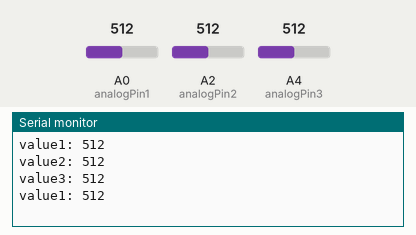
A sketch run on a simulated Arduino Uno, built with avr-gcc and run on an emulated ATmega328P. On the bench: the last lines printed to the serial monitor. The inputs (shaded band) are chosen by the test bench; at power-on: A0 (analogPin1) = 512, A2 (analogPin2) = 512, A4 (analogPin3) = 512.

Above: at 3.9 s.
4.0 s: A0 (analogPin1) set to 585
At 6.0 s:
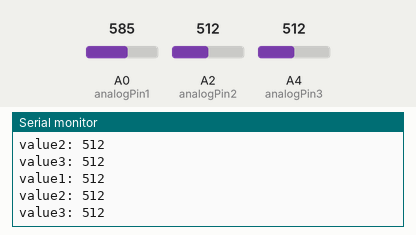
8.0 s: A0 (analogPin1) set to 612
At 12.8 s:
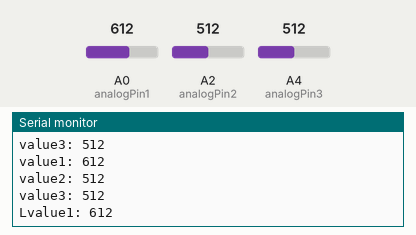
16.4 s: A2 (analogPin2) set to 583
At 18.8 s:
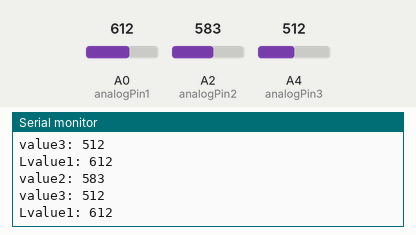
20.4 s: A2 (analogPin2) set to 618
At 25.6 s:
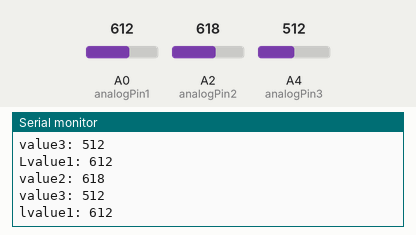
28.8 s: A4 (analogPin3) set to 590
At 31.8 s:
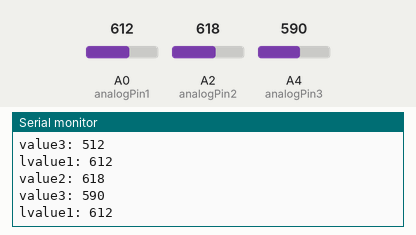
32.8 s: A4 (analogPin3) set to 617
At 34.5 s:
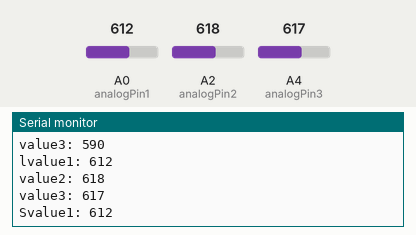
Timing chart, 0 to 36.0 s (numbered marks = the images above; inputs shaded):
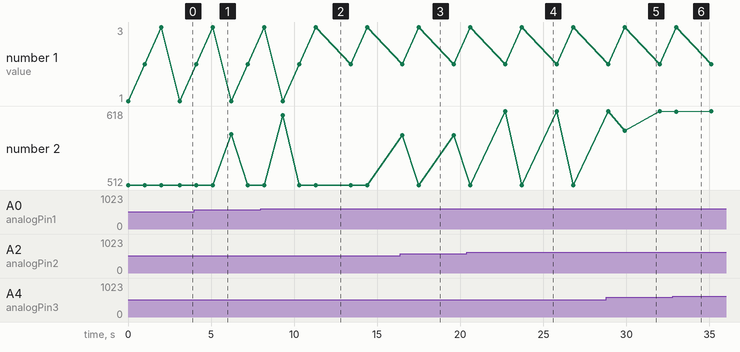

Measured:
- the behaviour switches between 599 and 600 on A0 (analogPin1) (found by bisection; images 1 and 2)
- the behaviour switches between 599 and 600 on A2 (analogPin2) (found by bisection; images 3 and 4)
- the behaviour switches between 600 and 601 on A4 (analogPin3) (found by bisection; images 5 and 6)
- after the input at 8.0 s, the serial monitor: prints a new line after 1.3 s (image 2)
- after the input at 16.4 s, the serial monitor: prints a new line after 0.11 s (image 3)
- after the input at 20.4 s, the serial monitor: prints a new line after 2.3 s (image 4)
- after the input at 28.8 s, the serial monitor: prints a new line after 1.1 s (image 5)
- after the input at 32.8 s, the serial monitor: prints a new line after 0.21 s (image 6)

The sketch:

Test.ino
```cpp
#include <Servo.h>

int analogPin1 = 0;
int analogPin2 = 2;
int analogPin3 = 4;
int value1 = 0;
int value2 = 0;
int value3 = 0;
int value = 0;
/*Servo stservo;
Servo micservo;
int Buzzer = 13;
*/

void setup()
{
  Serial.begin(9600);
  /*stservo.attach(3);
  micservo.attach(6);
  stservo.write(0);
  micservo.write(0);
 pinMode(Buzzer,OUTPUT);*/
}

/*void servoMotion()
{
  //Serial.println("");
  micservo.write(60);
  delay(100);
  stservo.write(125);
  delay(100);
  micservo.write(150);
  delay(100);
  stservo.write(0);
  delay(100);

}*/

void lineSenor()
{
  //Serial.print("you you you");
  //digitalWrite(13, HIGH);
  //Serial.println("me me me");
  value1 = analogRead(analogPin1);     // read the input pin
  Serial.print("value1: ");
  Serial.println(value1);
  delay(1000);
  value2 = analogRead(analogPin2);  // read the input pin
  Serial.print("value2: ");
  Serial.println(value2);
  delay(1000);
  value3 = analogRead(analogPin3);  // read the input pin
  Serial.print("value3: ");
  Serial.println(value3);
  delay(1000);
  value = (value1+value2+value3)/3;
 // Serial.println(value);
  if(value1 <=600  && value2 <= 600 && value3 >= 600){
    Serial.write("R");//250,200
    //servoMotion();
   // digitalWrite(Buzzer, HIGH);
  }
  if(value1 <=600  && value2 >= 600 && value3 >= 600){
    Serial.write("r");//250,220
    //servoMotion();
   // digitalWrite(Buzzer, HIGH);
  }
  if(value1 <=600  && value2 >= 600 && value3 <= 600){
    Serial.write("F");//250,250
    //servoMotion();
   // digitalWrite(Buzzer, HIGH);
  }
  if(value1 >=600  && value2 < 600 && value3 < 600){
    Serial.write("L");//200,250
    //servoMotion();
   // digitalWrite(Buzzer, HIGH);
  }
  if(value1 >=600  && value2 >= 600 && value3 <= 600){
    Serial.write("l");//220,250
    //servoMotion();
   // digitalWrite(Buzzer, HIGH);
  }
  if(value1 >600  && value2 > 600 && value3 > 600){
    Serial.write("S");
    //servoMotion();
   // digitalWrite(Buzzer, HIGH);
  }

    //servoMotion();
   // digitalWrite(Buzzer, HIGH);

 // else
      //digitalWrite(Buzzer, LOW);

}

void loop(){

      lineSenor();
      delay(100);
//  Serial.println("S");


}
```
